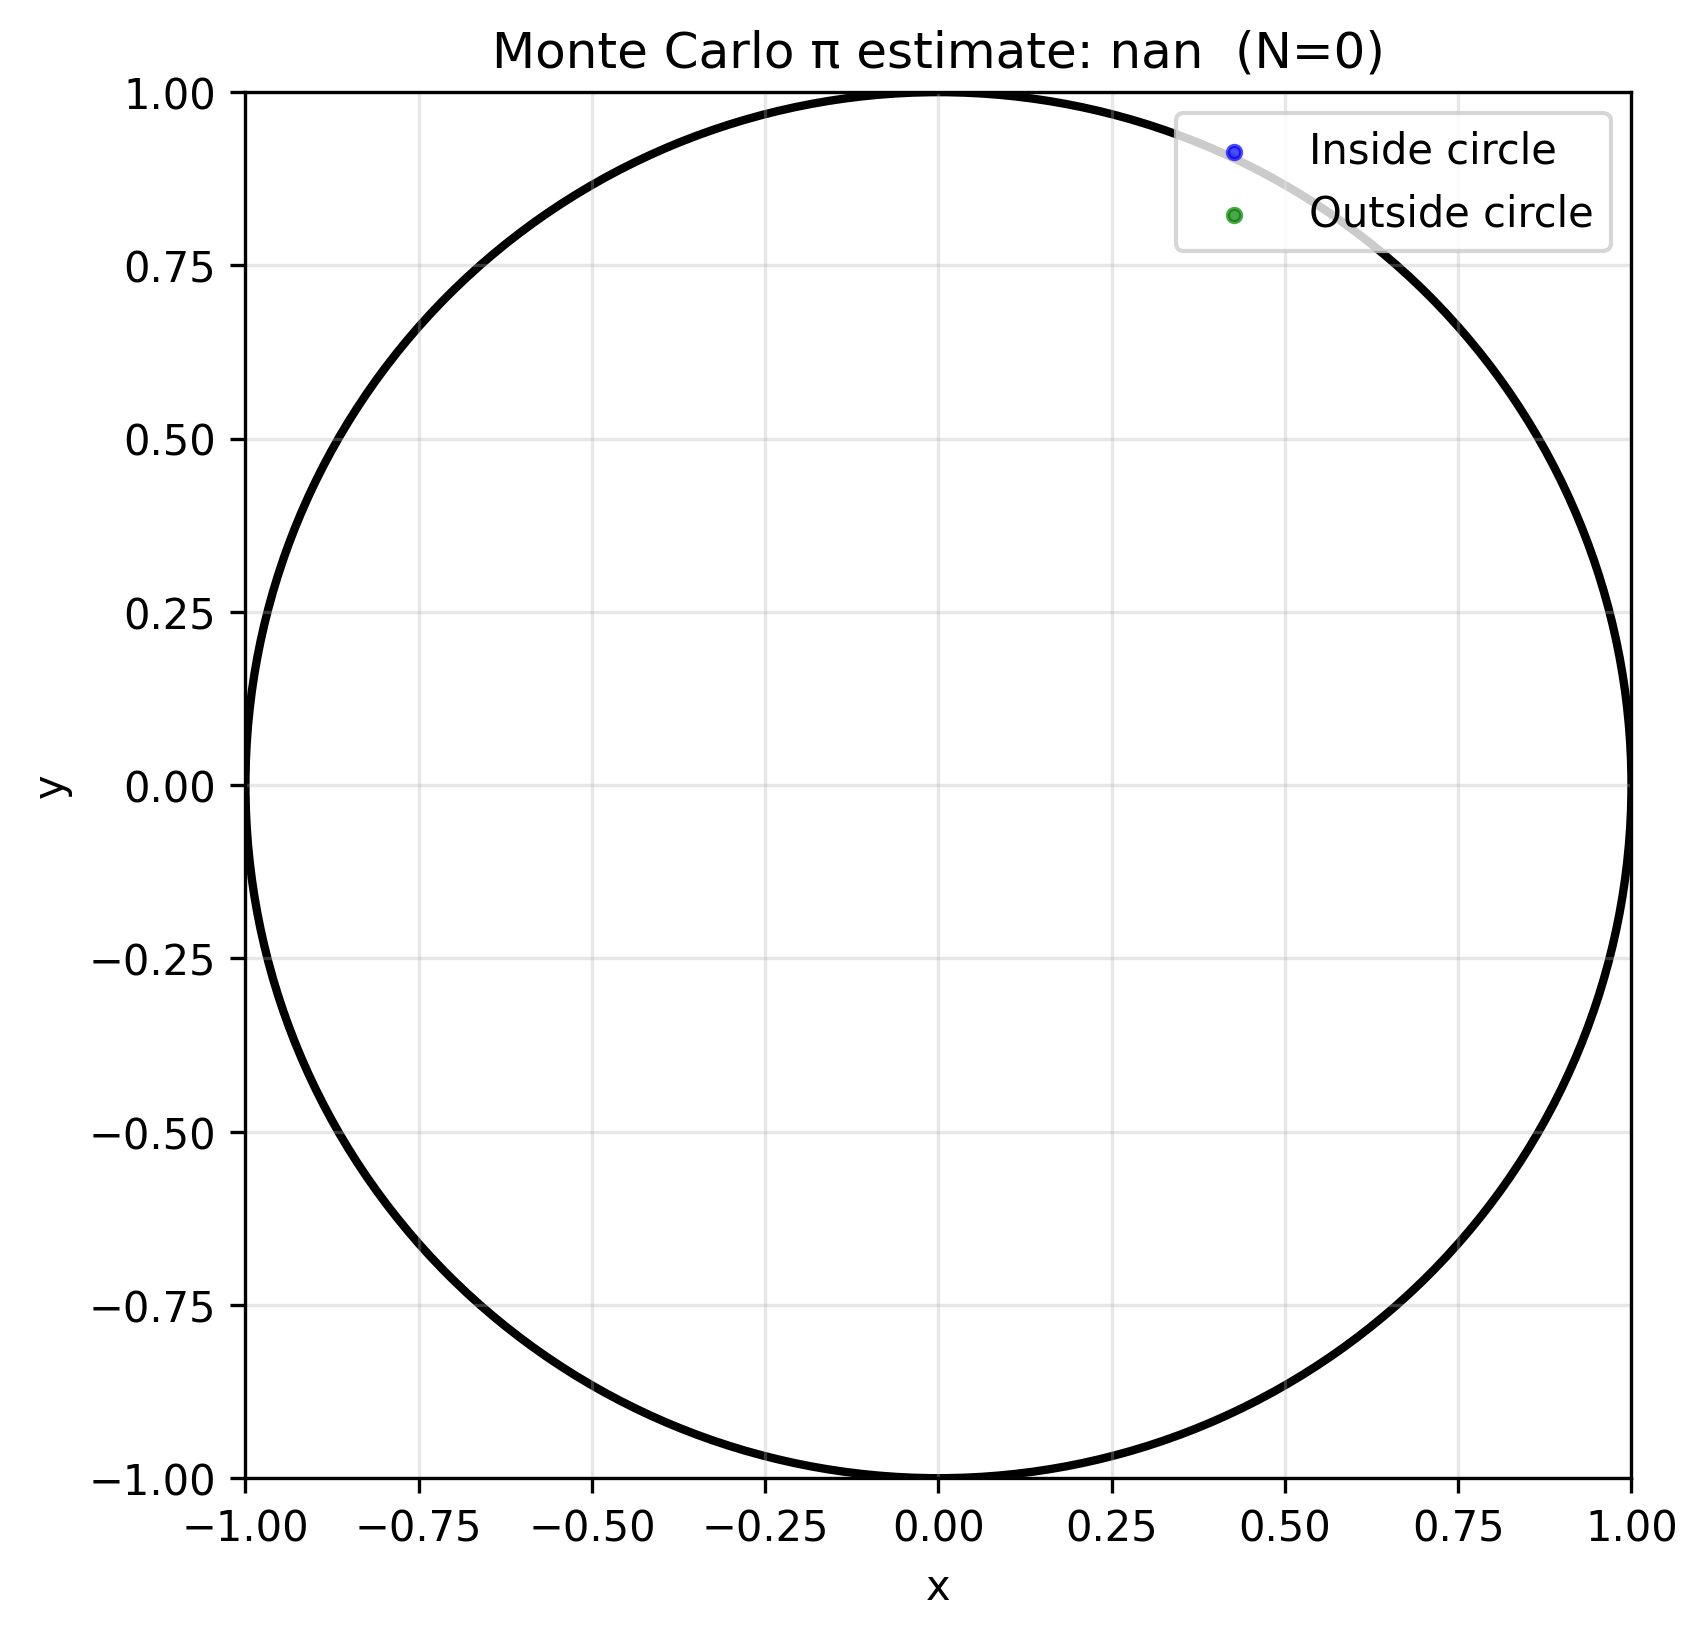

Generate this figure with Python:
import argparse
import numpy as np
import matplotlib.pyplot as plt
from matplotlib.patches import Circle

def monte_carlo_pi(n_points: int, seed: int | None = None, show: bool = True):
    """
    Monte Carlo estimation of pi with visualization.

    Parameters
    ----------
    n_points : int
        Number of random points to sample in [-1, 1] x [-1, 1].
    seed : int | None
        Random seed for reproducibility.
    show : bool
        If True, displays the plot.

    Returns
    -------
    pi_est : float
        Estimated value of pi.
    fig, ax : matplotlib Figure and Axes
        The visualization figure and axes.
    """
    rng = np.random.default_rng(seed)
    x = rng.uniform(-1.0, 1.0, n_points)
    y = rng.uniform(-1.0, 1.0, n_points)

    # Points inside the unit circle: x^2 + y^2 <= 1
    inside = (x**2 + y**2) <= 1.0
    pi_est = 4.0 * inside.mean()  # pi ≈ 4 * (# inside / N)

    # Plot
    fig, ax = plt.subplots(figsize=(6, 6))
    ax.scatter(x[inside], y[inside], c='blue', s=10, alpha=0.7, label='Inside circle')
    ax.scatter(x[~inside], y[~inside], c='green', s=10, alpha=0.7, label='Outside circle')

    # Draw the unit circle boundary
    circle = Circle((0, 0), 1.0, fill=False, edgecolor='black', linewidth=2)
    ax.add_patch(circle)

    # Formatting
    ax.set_title(f"Monte Carlo π estimate: {pi_est:.6f}  (N={n_points})")
    ax.set_xlabel("x")
    ax.set_ylabel("y")
    ax.set_aspect('equal', adjustable='box')
    ax.set_xlim(-1, 1)
    ax.set_ylim(-1, 1)
    ax.grid(True, alpha=0.3)
    ax.legend(loc='upper right')

    if show:
        plt.savefig("monte_carlo_pi.png", dpi=300, bbox_inches='tight', facecolor='white', edgecolor='none')
        plt.show()

    return pi_est, fig, ax

if __name__ == "__main__":
    parser = argparse.ArgumentParser(description="Monte Carlo visualization for estimating pi.")
    parser.add_argument("-n", "--n_points", type=int, default=5000,
                        help="Number of random points to generate (default: 5000).")
    parser.add_argument("--seed", type=int, default=None,
                        help="Random seed for reproducibility (default: None).")
    args = parser.parse_args()

    monte_carlo_pi(n_points=args.n_points, seed=args.seed, show=True)
